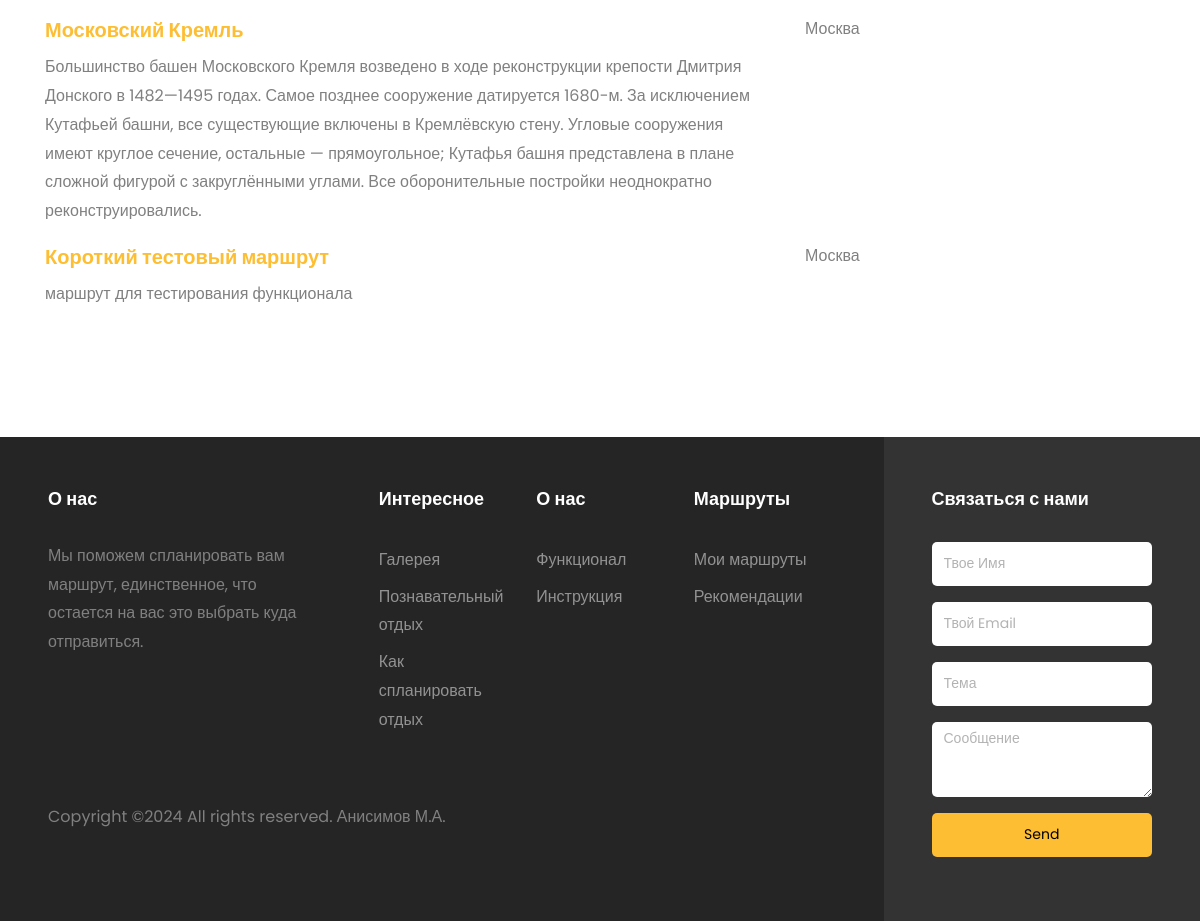
/recommendations (lower part), run on an earlier commit of the app's database.
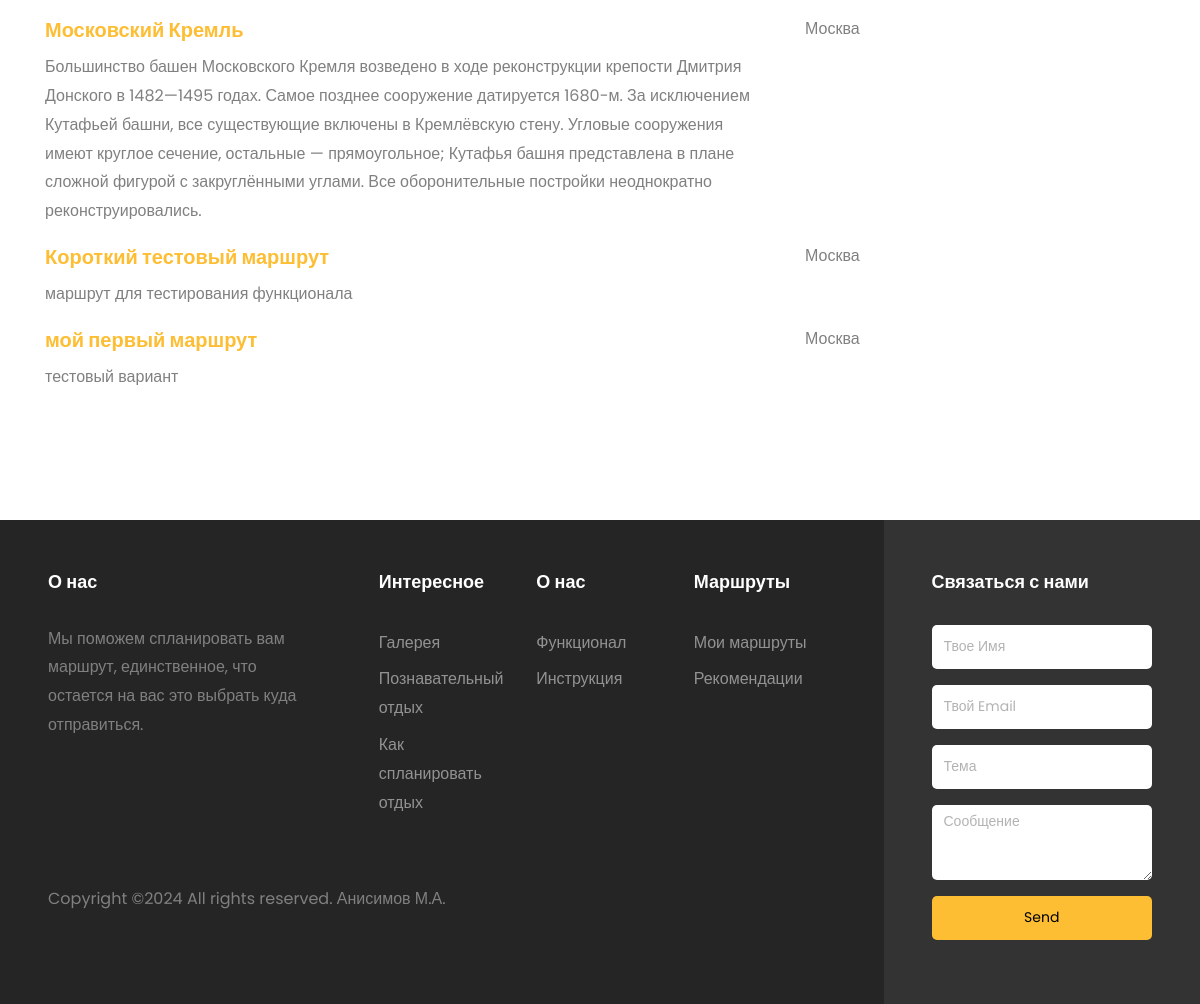
And on a later commit of the database.
### WebSite/models.py (models this page shows)
class UserRoute(models.Model):
    user = models.ForeignKey(User, on_delete=models.CASCADE)
    city = models.CharField(max_length=30)
    route_name = models.CharField(max_length=100)
    route_text = models.TextField(null=True, default=None)

### WebSite/views.py (the view)
# urls.py: path('recommendations', views.recommendations),
def recommendations(request):
    recommendations_routs_list = UserRoute.objects.filter(user__is_superuser=1)
    routs = []
    for route in recommendations_routs_list:
        temp = {"name": route.route_name,
                "city": route.city,
                "text": route.route_text,
                "id": route.id}
        routs.append(temp)
    data = {"routs": routs}
    return render(request, "recommendations.html", context=data)

### WebSite/templates/recommendations.html (shortened to what this page needs)
{% extends "base.html" %}
{% load static %}
{% block content %}
    <section class="ftco-section">
    	<div class="container">
            {% for element in routs %}
    		    <div class="row">
    			<div class="col-md-8">
                    <h5 class="font-weight-bold"><a href="/cur_route/{{ element.id }}">{{ element.name }}</a></h5>
                    <p>{{ element.text }}</p>
    			</div>
    			<div class="col-md-4">
    				<p>{{ element.city }}</p>
    			</div>
    		</div>
            {% endfor %}
    	</div>
    </section>
{% endblock content %}

What changed in the data, as far as the page shows it:
added UserRoute: name "мой первый маршрут", text "тестовый вариант", city "Москва"
